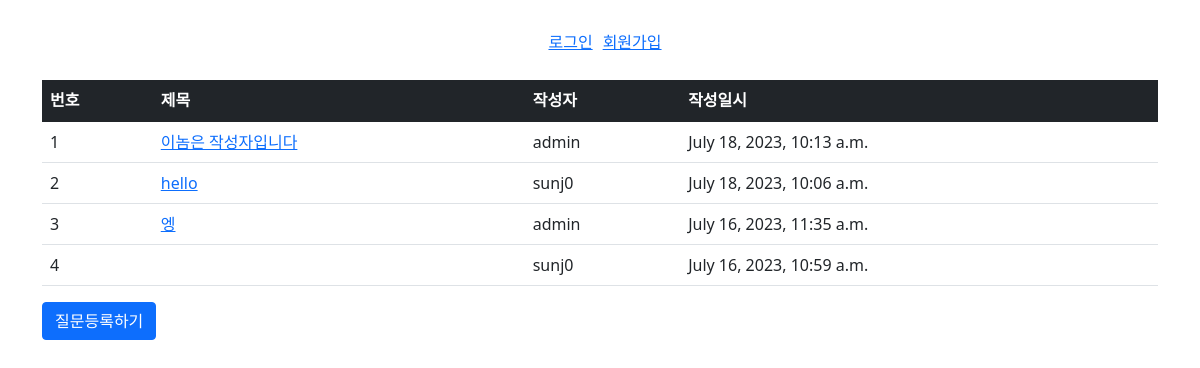
The page /hello/ on the database as committed earlier.
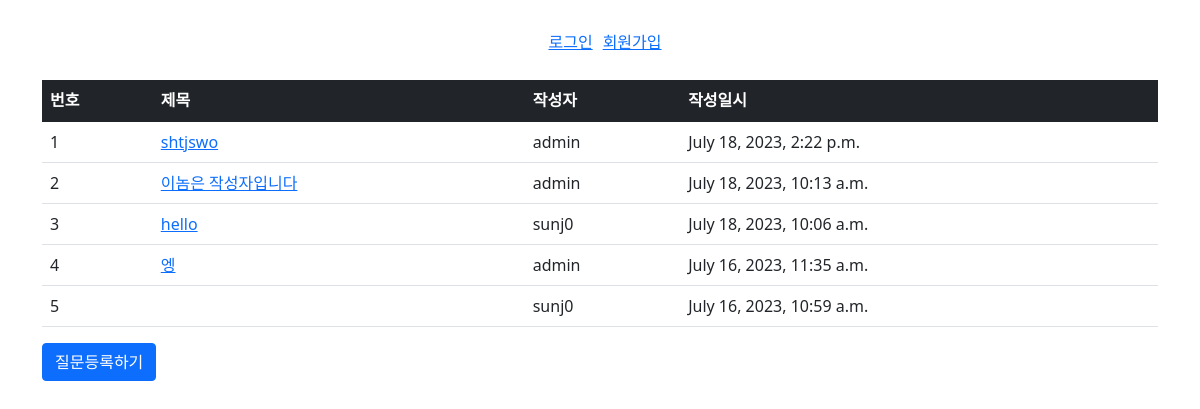
The same page on the database as committed later.
### hello/models.py (models this page shows, shortened)
class Question(models.Model):
    subject = models.CharField(max_length = 2000)
    author = models.ForeignKey(User, on_delete= models.CASCADE)
    content = models.TextField()
    create_date = models.DateTimeField()
    modify_date = models.DateTimeField(null = True, blank = True)
    star = models.ManyToManyField(User, related_name ='stars', blank = True)

### hello/views.py (the view)
# urls.py: path('', views.index, name = 'index'),
def index(request):
    question_list = Question.objects.order_by('-create_date')
    context = {'question_list': question_list} #딕셔너리 형태
    return render(request, 'hello/question_list.html',context)

### templates/hello/question_list.html (shortened to what this page needs)
{% extends 'common/base.html'%}
{% block content %}
<div class = "container my-3">
    <table class ="table">
        <thead>
        <tr class = "table-dark">
            <th>번호</th>
            <th>제목</th>
            <th>작성자</th>
            <th>작성일시</th>
        </tr>
        </thead>
        <tbody>
        {% if question_list %}
        {% for question in question_list %}
        <tr>
            <td>{{ forloop.counter}}</td>
            <td>
                <a href="{% url 'hello:detail' question.id %}">{{ question.subject }}</a>
            </td>
            <td>{{ question.author }}</td>
            <td>{{ question.create_date }}</td>
        </tr>
        {% endfor %}
        {% else %}
        <tr>
            <td colspan="3">질문이 없습니다</td>
        </tr>
        {% endif %}
        </tbody>
    </table>
    <a href="{% url 'hello:question_form'%}" class="btn btn-primary">질문등록하기</a>
</div>
{% endblock %}
<!-- {% load static %}

### templates/common/base.html (shortened to what this page needs)
{% load static %}
<!doctype html>
<html lang="ko">
<head>
    <link rel="stylesheet" type="text/css" href="{% static 'bootstrap.min.css' %}">
    <link rel="stylesheet" type="text/css" href="{% static 'style.css' %}">
</head>
<body>
<div style="display: flex; justify-content: center; align-items: center; margin-top: 20px;">
    {% if user.is_authenticated %}
    <a href="{% url 'common:logout' %}" style="margin: 10px ;">{{user.username}}</a>
    <a href="{% url 'common:mypage' %}">마이페이지</a>
    {% else %}
    <a href="{% url 'common:login' %}" style="margin: 10px;">로그인</a>
    <a href="{% url 'common:signup' %}">회원가입</a>
    {% endif %}
</div>
{% block content %}
{% endblock %}
</body>
</html>

Rows that differ between the two databases and show on the page:
added Question: subject "shtjswo", author "admin", create_date "July 18, 2023, 2:22 p.m."
